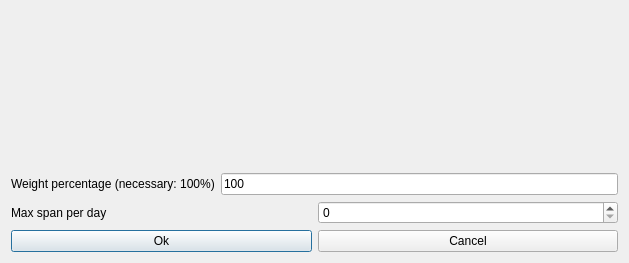
<?xml version="1.0" encoding="UTF-8"?>
<ui version="4.0">
 <class>ModifyConstraintStudentsMaxSpanPerRealDayForm_template</class>
 <widget class="QDialog" name="ModifyConstraintStudentsMaxSpanPerRealDayForm_template">
  <property name="geometry">
   <rect>
    <x>0</x>
    <y>0</y>
    <width>629</width>
    <height>263</height>
   </rect>
  </property>
  <property name="windowTitle">
   <string extracomment="This is the title of the dialog to modify a constraint of this type">Modify students max span per real day</string>
  </property>
  <layout class="QGridLayout" name="gridLayout">
   <item row="0" column="0">
    <spacer name="spacer5">
     <property name="orientation">
      <enum>Qt::Vertical</enum>
     </property>
     <property name="sizeType">
      <enum>QSizePolicy::Expanding</enum>
     </property>
     <property name="sizeHint" stdset="0">
      <size>
       <width>20</width>
       <height>45</height>
      </size>
     </property>
    </spacer>
   </item>
   <item row="1" column="0">
    <layout class="QHBoxLayout" name="horizontalLayout">
     <item>
      <widget class="QLabel" name="weightTextLabel">
       <property name="frameShape">
        <enum>QFrame::NoFrame</enum>
       </property>
       <property name="frameShadow">
        <enum>QFrame::Plain</enum>
       </property>
       <property name="text">
        <string>Weight percentage (necessary: 100%)</string>
       </property>
       <property name="wordWrap">
        <bool>false</bool>
       </property>
      </widget>
     </item>
     <item>
      <widget class="QLineEdit" name="weightLineEdit">
       <property name="text">
        <string notr="true">100</string>
       </property>
      </widget>
     </item>
    </layout>
   </item>
   <item row="2" column="0">
    <layout class="QHBoxLayout" name="horizontalLayout_2">
     <item>
      <widget class="QLabel" name="textLabel1">
       <property name="text">
        <string>Max span per day</string>
       </property>
       <property name="wordWrap">
        <bool>false</bool>
       </property>
      </widget>
     </item>
     <item>
      <widget class="QSpinBox" name="maxSpanSpinBox"/>
     </item>
    </layout>
   </item>
   <item row="3" column="0">
    <layout class="QHBoxLayout">
     <item>
      <widget class="QPushButton" name="okPushButton">
       <property name="text">
        <string>Ok</string>
       </property>
      </widget>
     </item>
     <item>
      <widget class="QPushButton" name="cancelPushButton">
       <property name="text">
        <string>Cancel</string>
       </property>
      </widget>
     </item>
    </layout>
   </item>
  </layout>
 </widget>
 <layoutdefault spacing="6" margin="11"/>
 <resources/>
 <connections/>
</ui>
